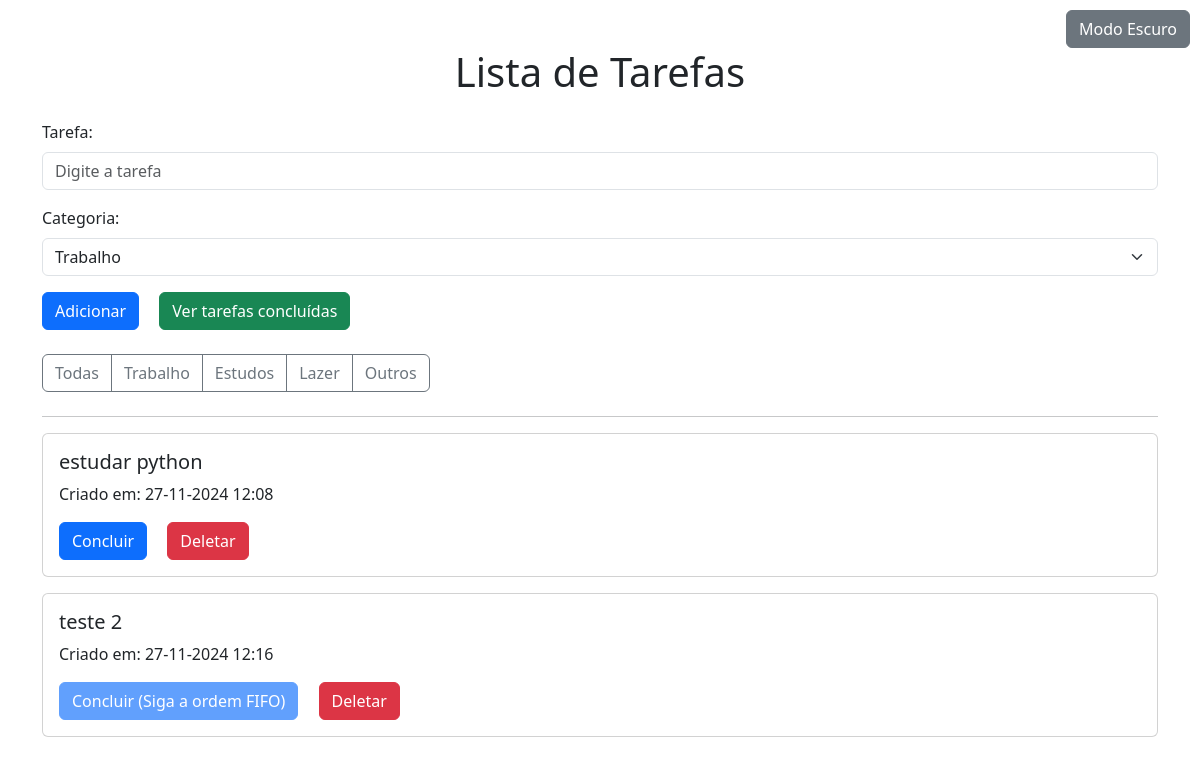
Before: /filtro/Trabalho with the older database file.
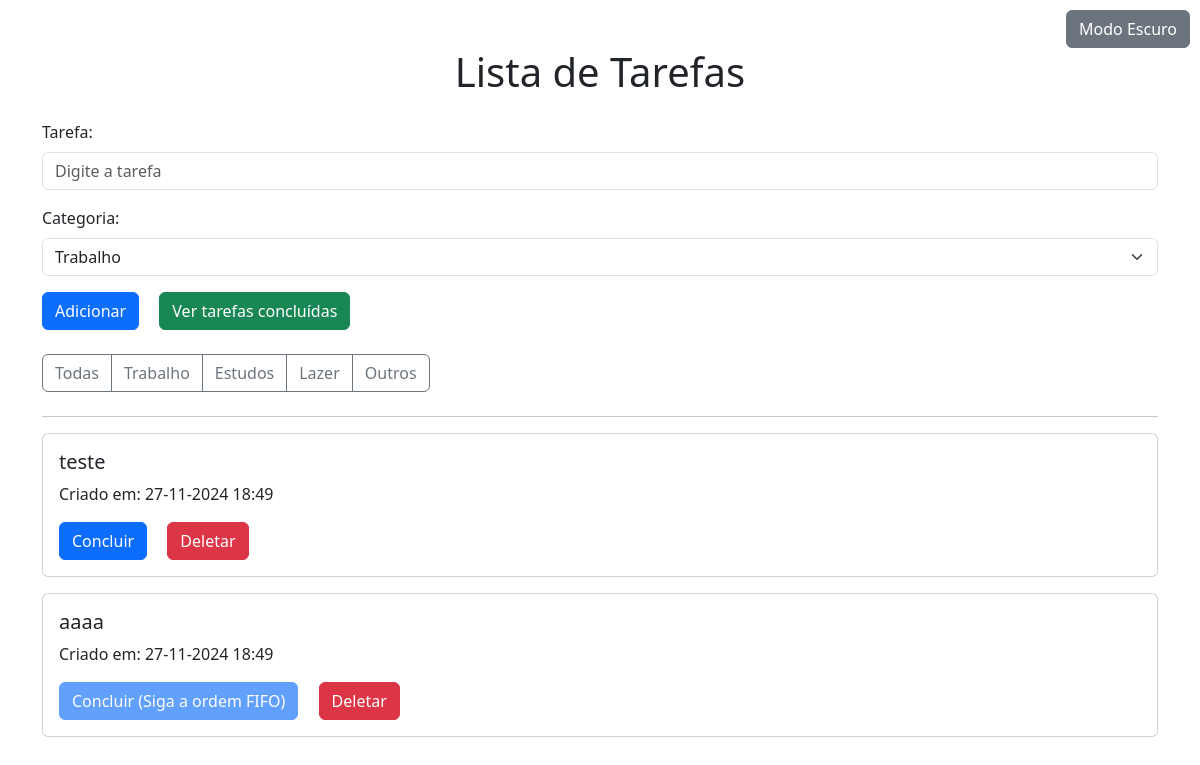
After: the same page with the newer database file.
### app.py (models this page shows)
class TarefasPendentes(db.Model):
    id = db.Column(db.Integer, primary_key=True)
    titulo = db.Column(db.String(100))
    criadoEm = db.Column(db.DateTime, default=datetime.utcnow)
    categoria = db.Column(db.String(50))

### app.py (the view)
@app.route('/filtro/<categoria>', methods=['GET'])
def filtro(categoria):
    if categoria == "Todas":
        listaTarefas = TarefasPendentes.query.all()  # Mostrar todas as tarefas
    else:
        listaTarefas = TarefasPendentes.query.filter_by(categoria=categoria).all()  # Filtra pela categoria específica
    return render_template('index.html', listaTarefas=listaTarefas)

### templates/index.html (shortened to what this page needs)
<!DOCTYPE html>
<html lang="pt-br">
<head>
    <link href="https://cdn.jsdelivr.net/npm/bootstrap@5.3.3/dist/css/bootstrap.min.css" rel="stylesheet">
</head>
<body data-bs-theme="light">
    <div class="container mt-5">
        <h1 class="text-center mb-4">Lista de Tarefas</h1>
        <button id="botaoAlterarTema" class="btn btn-secondary position-absolute" style="top: 10px; right: 10px;">
            Modo Escuro
        </button>
        <form action="/adicionar" method="post">
            <div class="mb-3">
                <label for="nomeTarefa" class="form-label">Tarefa:</label>
                <input type="text" name="nomeTarefa" class="form-control" placeholder="Digite a tarefa" required>
            </div>
            <div class="mb-3">
                <label for="categoria" class="form-label">Categoria:</label>
                <select name="categoria" class="form-select">
                    <option value="Trabalho">Trabalho</option>
                </select>
            </div>
            <button type="submit" class="btn btn-primary">Adicionar</button>
            <a class="btn btn-success ms-3" href="/tarefasConcluidas">Ver tarefas concluídas</a>
        </form>
        <div class="my-4">
            <div class="btn-group" role="group">
                <a href="/" class="btn btn-outline-secondary">Todas</a>
                <a href="/filtro/Trabalho" class="btn btn-outline-secondary">Trabalho</a>
                <a href="/filtro/Estudos" class="btn btn-outline-secondary">Estudos</a>
                <a href="/filtro/Lazer" class="btn btn-outline-secondary">Lazer</a>
                <a href="/filtro/Outros" class="btn btn-outline-secondary">Outros</a>
            </div>
        </div>
        <hr>
        {% for tarefa in listaTarefas %}
        <div class="card mb-3">
            <div class="card-body">
                <h5 class="card-title">{{ tarefa['titulo'] }}</h5>
                <p class="card-text">Criado em: {{ tarefa['criadoEm'].strftime('%d-%m-%Y %H:%M') }}</p>
                {% if loop.index0 == 0 %}
                <a class="btn btn-primary" href="/concluir/{{ loop.index0 }}">Concluir</a>
                {% else %}
                <button class="btn btn-primary" disabled>Concluir (Siga a ordem FIFO)</button>
                {% endif %}
                <a class="btn btn-danger ms-3" data-bs-toggle="modal" data-bs-target="#confirmDeleteModal"
                    data-id="{{ tarefa['id'] }}" href="/deletar_pendente/{{ tarefa['id'] }}">Deletar</a>
            </div>
        </div>
        {% else %}
        <div class="alert alert-info">
            <p>Não há tarefas pendentes.</p>
        </div>
        {% endfor %}
    </div>
</body>
</html>

Changed rows visible on the page:
removed TarefasPendentes: titulo "teste 2", criadoEm "27-11-2024 12:16", shows "Concluir (Siga a ordem FIFO)"
changed TarefasPendentes: titulo "estudar python" → "teste"; criadoEm "27-11-2024 12:08" → "27-11-2024 18:49"
added TarefasPendentes: titulo "aaaa", criadoEm "27-11-2024 18:49", shows "Concluir (Siga a ordem FIFO)"
